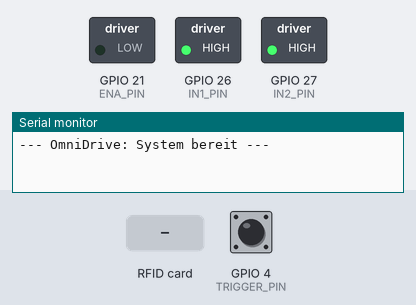
Simulated run of this program. Board: ESP32. Parts: switched loads named in the program (green lamp = pin HIGH), the last lines printed to the serial monitor. Inputs (shaded band) come from the test bench; at power-on: GPIO 4 (TRIGGER_PIN) HIGH.

Above: at 1.2 s.
1.3 s: RFID card 7C 7A EA 2F held to the reader
2.8 s: GPIO 4 (TRIGGER_PIN) pulled LOW for 0.15 s
At 2.89 s:
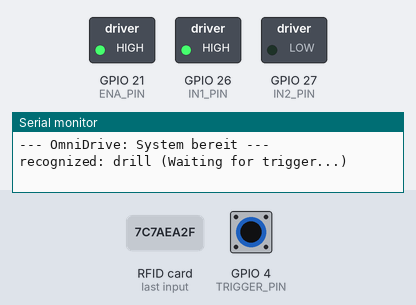
4.4 s: GPIO 4 (TRIGGER_PIN) pulled LOW for 3.2 s
At 8.8 s:
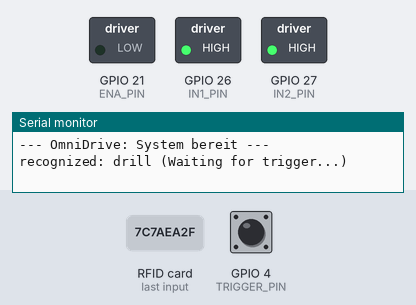
9.1 s: RFID card 26 81 1F D2 held to the reader
10.6 s: GPIO 4 (TRIGGER_PIN) pulled LOW for 1 s
At 11.0 s:
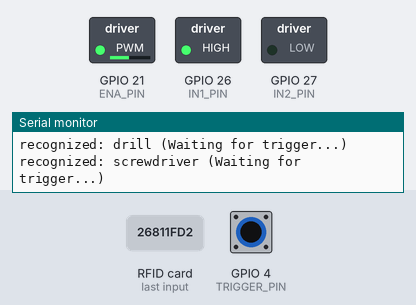
13.1 s: RFID card 5E 7A 19 C4 held to the reader
Timing chart, 0 to 15.6 s (numbered marks = the images above; inputs shaded):
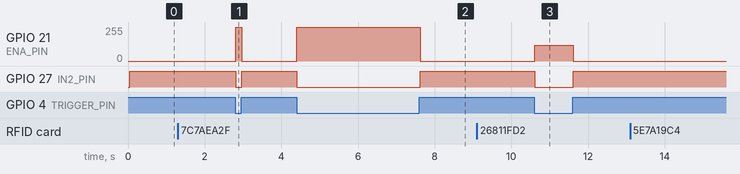

Measured:
- after the input at 2.8 s, GPIO 21 (ENA_PIN): 0/255 → 255/255 at once, → 0/255 0.15 s later; GPIO 27 (IN2_PIN): HIGH → LOW at once, → HIGH 0.15 s later
- after the input at 4.4 s, GPIO 21 (ENA_PIN): 0/255 → 255/255 at once, → 0/255 3.2 s later; GPIO 27 (IN2_PIN): HIGH → LOW at once, → HIGH 3.2 s later
- after the input at 10.6 s, GPIO 21 (ENA_PIN): 0/255 → 120/255 at once, → 0/255 1.0 s later; GPIO 27 (IN2_PIN): HIGH → LOW at once, → HIGH 1.0 s later

The program:

main.cpp
```cpp
#include <Arduino.h>
#include <SPI.h>
#include <MFRC522.h>

#define RST_PIN 22
#define SS_PIN 5
#define ENA_PIN 21
#define IN1_PIN 26
#define IN2_PIN 27
#define TRIGGER_PIN 4 // Button to trigger the motor (connected to GND when pressed)

MFRC522 mfrc522(SS_PIN, RST_PIN);
String currentHead = "No Head found";

String getUID() {
  String uid = "";
  for (byte i = 0; i < mfrc522.uid.size; i++) {
    uid += String(mfrc522.uid.uidByte[i] < 0x10 ? " 0" : " ");
    uid += String(mfrc522.uid.uidByte[i], HEX);
  }
  uid.trim();
  uid.toUpperCase();
  return uid;
}

void stopEngine() {
  digitalWrite(IN1_PIN, HIGH);
  digitalWrite(IN2_PIN, HIGH);
  analogWrite(ENA_PIN, 0);
}

void setup() {
  Serial.begin(115200);
  SPI.begin();
  mfrc522.PCD_Init();

  pinMode(ENA_PIN, OUTPUT);
  pinMode(IN1_PIN, OUTPUT);
  pinMode(IN2_PIN, OUTPUT);

  pinMode(TRIGGER_PIN, INPUT_PULLUP);
  stopEngine();

  Serial.println("\n--- OmniDrive: System bereit ---");
}

void loop() {
  // 1. Check for RFID card and identify the tool
  if (mfrc522.PICC_IsNewCardPresent() && mfrc522.PICC_ReadCardSerial()) {
    String tagUID = getUID();
    if (tagUID == "7C 7A EA 2F") currentHead = "drill";
    else if (tagUID == "26 81 1F D2") currentHead = "screwdriver";
    else currentHead = "unknown";

    Serial.println("recognized: " + currentHead + " (Waiting for trigger...)");
    delay(500);
  }

  // 2. Check if the trigger button is pressed and control the motor accordingly
  if (digitalRead(TRIGGER_PIN) == LOW) { // LOW = Taster ist gedrückt (mit GND verbunden)
    if (currentHead == "drill") {
      digitalWrite(IN1_PIN, HIGH); digitalWrite(IN2_PIN, LOW); analogWrite(ENA_PIN, 255);
    } else if (currentHead == "screwdriver") {
      digitalWrite(IN1_PIN, HIGH); digitalWrite(IN2_PIN, LOW); analogWrite(ENA_PIN, 120);
    } else {
      stopEngine(); // unrecognized tool, stop the motor
    }
  } else {
    stopEngine(); // button not pressed, stop the motor
  }
}
```
